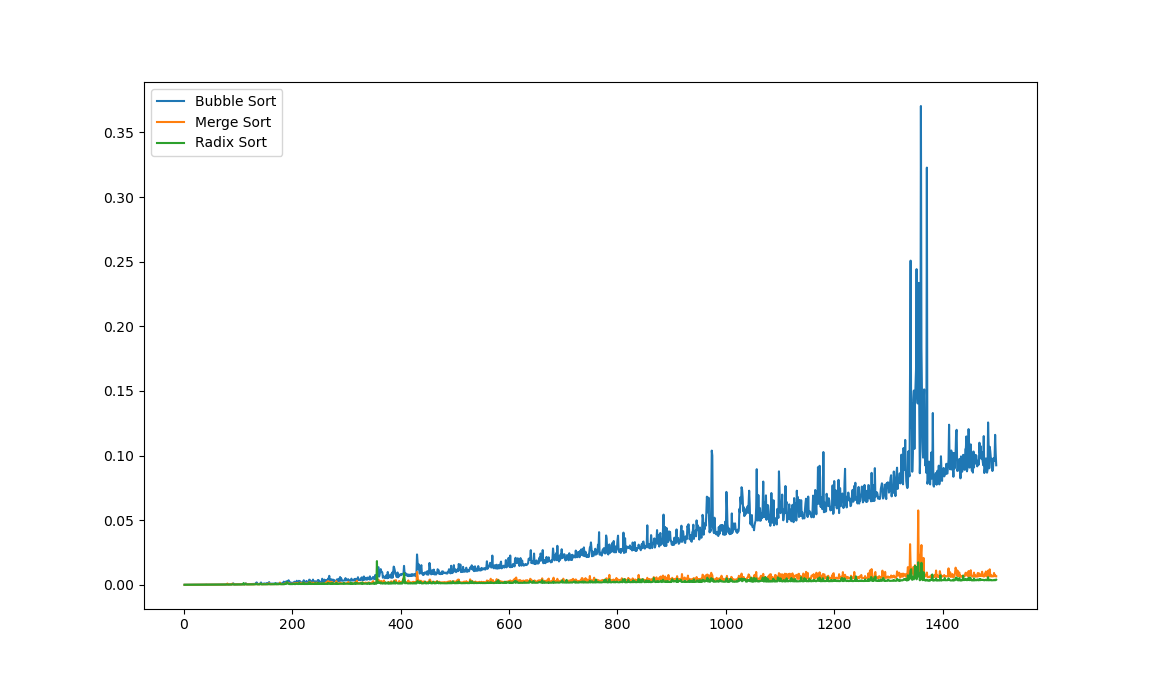

Python code for this plot:
from random import randint
from math import log10
from time import time
from matplotlib import pyplot as plt
def bubbleSort(arr):
    n = len(arr)
    if n<=1: return
    for i in range(n-1):
        min1 = arr[i]
        pos = i
        for j in range(i+1,n):
            if min1>arr[j]:
                min1 = arr[j]
                pos = j
        if pos!=i:
            arr[i] = arr[i] + arr[pos]
            arr[pos] = arr[i] - arr[pos]
            arr[i] = arr[i] - arr[pos]
def mergeSort(arr):
    n = len(arr)
    if n == 1: return
    elif n == 2:
        if arr[0]>arr[1]:
            arr[0] = arr[0] + arr[1]
            arr[1] = arr[0] - arr[1]
            arr[0] = arr[0] - arr[1]
    else:
        n2 = int(n/2)
        firstHalf = [arr[k] for k in range(n2)]
        secondHalf = [arr[k] for k in range(n2,n)]
        mergeSort(firstHalf)
        mergeSort(secondHalf)
        i,j,k = 0,n2,0
        while i<n2 and j<n:
            if firstHalf[i] < secondHalf[j-n2]:
                arr[k] = firstHalf[i]
                k = k + 1
                i = i + 1
            else:
                arr[k] = secondHalf[j-n2]
                k = k + 1
                j = j + 1
        while i<n2:
            arr[k] = firstHalf[i]
            k = k + 1
            i = i + 1
        while j<n:
            arr[k] = secondHalf[j-n2]
            k = k + 1
            j = j + 1
def RadixSort(arr):
    # Array of positive numbers ....
    n = len(arr)
    if n == 0: return arr
    else:
        min1, max1 = arr[0], arr[0]
        for k in range(1,n):
            if min1 > arr[k]: min1 = arr[k]
            if max1 < arr[k]: max1 = arr[k]
        k1 = int(log10(max1))
        buckets = {}
        for k in range(10): buckets[k] = [0 for k in range(10**k1)]
        for k in range(n):
            y = arr[k]
            x = buckets[int(y/10**(k1))][y%10**(k1)]
            x = x + 1
            buckets[int(y/10**(k1))][y%10**(k1)] = x
        newArr = []
        for i in range(10):
            for j in range(10**k1):
                while buckets[i][j]>0:
                    newArr.append((10**k1)*i+j)
                    x = buckets[i][j]
                    x = x - 1
                    buckets[i][j] = x
        return newArr
num = 1500
X = [k for k in range(1,num)]
Y1 = [0 for k in range(1,num)]
Y2 = [0 for k in range(1,num)]
Y3 = [0 for k in range(1,num)]
for k in range(1,num):
    print('Array of length ',k,' being processed')
    A1 = [randint(1,99) for i in range(k)]
    A2 = [A1[i] for i in range(k)]
    A3 = [A1[i] for i in range(k)]
    start = time()
    bubbleSort(A1)
    end = time()
    Y1[k-1] = end-start
    start = time()
    mergeSort(A2)
    end = time()
    Y2[k-1] = end-start
    start = time()
    RadixSort(A3)
    end = time()
    Y3[k-1] = end-start
plt.plot(X,Y1)
plt.plot(X,Y2)
plt.plot(X,Y3)
plt.legend(["Bubble Sort","Merge Sort","Radix Sort"])
plt.show()
